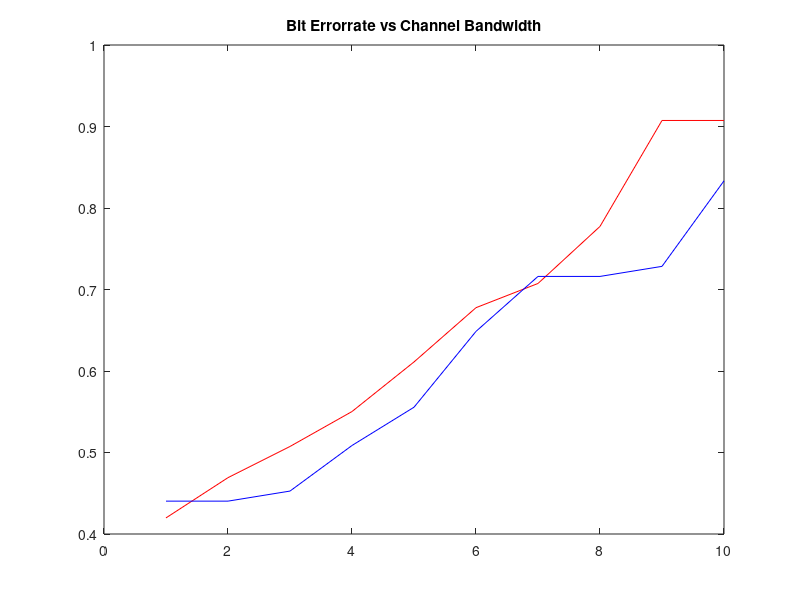
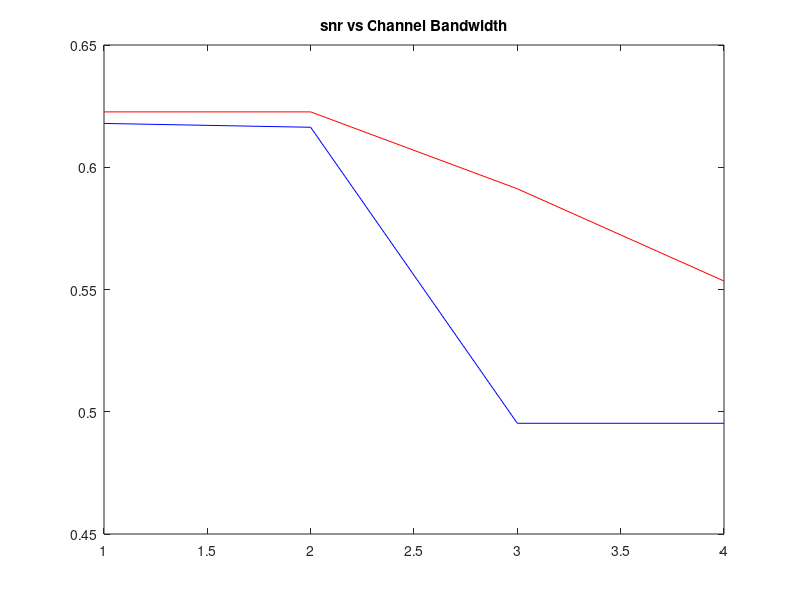
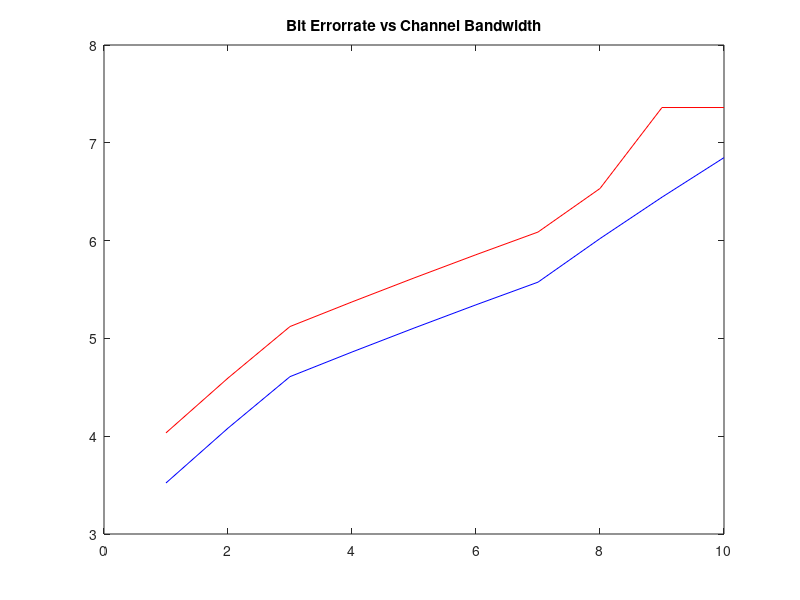
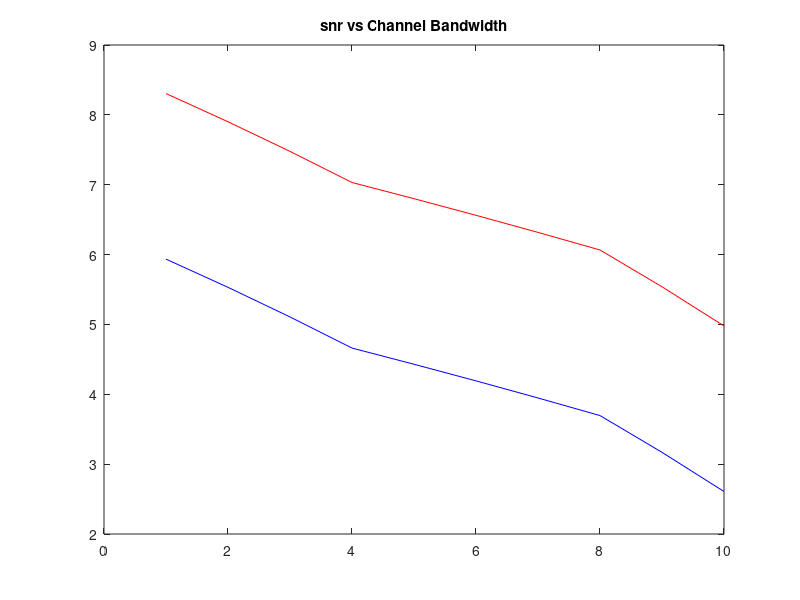

The MATLAB script that drew these images, in order:
load('bermaxwith')
load('ber4maxwith')
load('bermax')
load('ber4max')
load('snrwith')
load('snr4with')
load('snrwithout')
load('snr4without')
figure;
plot(sort(bermaxwith),'r');
title('Bit Errorrate vs Channel Bandwidth');
hold on;
plot(sort(ber4maxwith),'b');
figure;
plot(flip(sort(ber4max(1:4))),'r');
title('snr vs Channel Bandwidth');
hold on;
plot(flip(sort(bermax(1:4))),'b');
figure;
plot(sort(snrwith),'b');
title('Bit Errorrate vs Channel Bandwidth');
hold on;
plot(sort(snr4with),'r');
figure;
plot(flip(sort(snrwithout)),'b');
title('snr vs Channel Bandwidth');
hold on;
plot(flip(sort(snr4without)),'r');